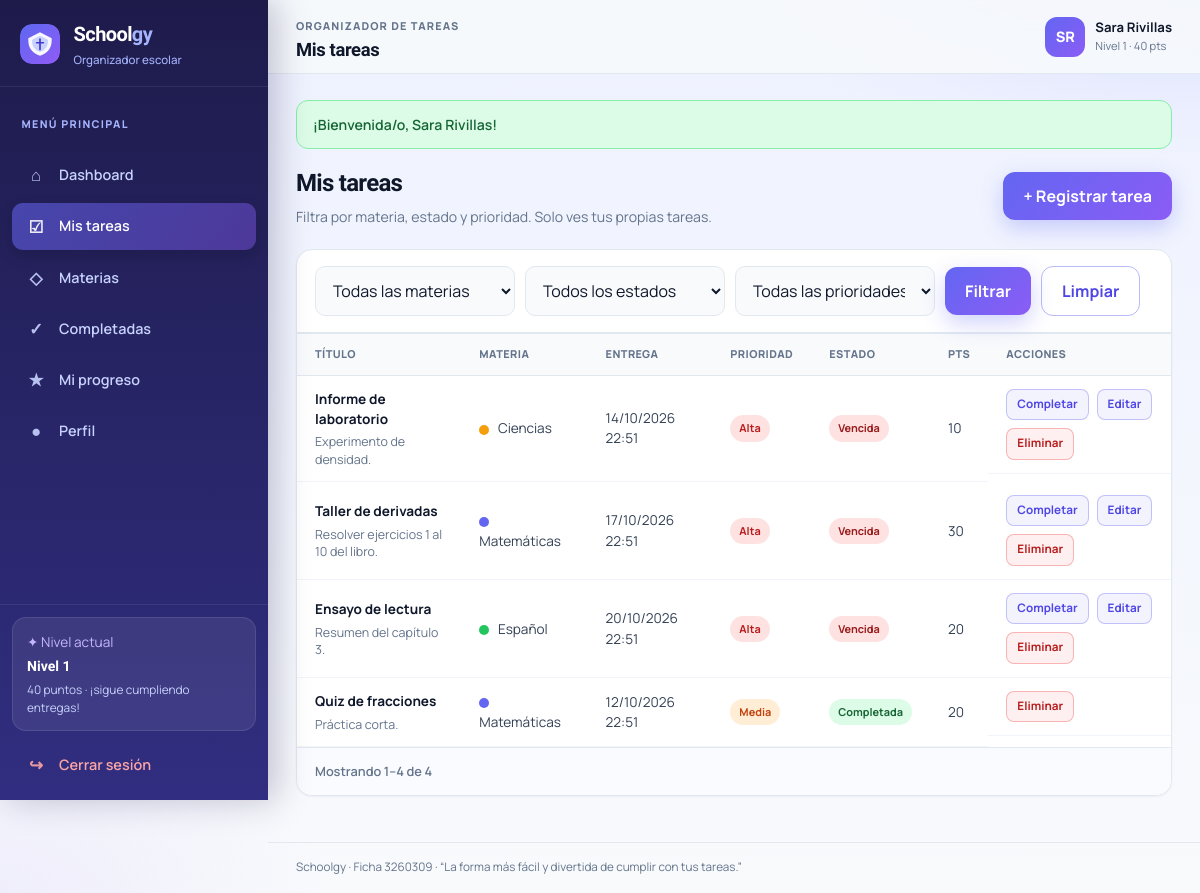
Page /tareas.php (signed in) on the earlier database version.
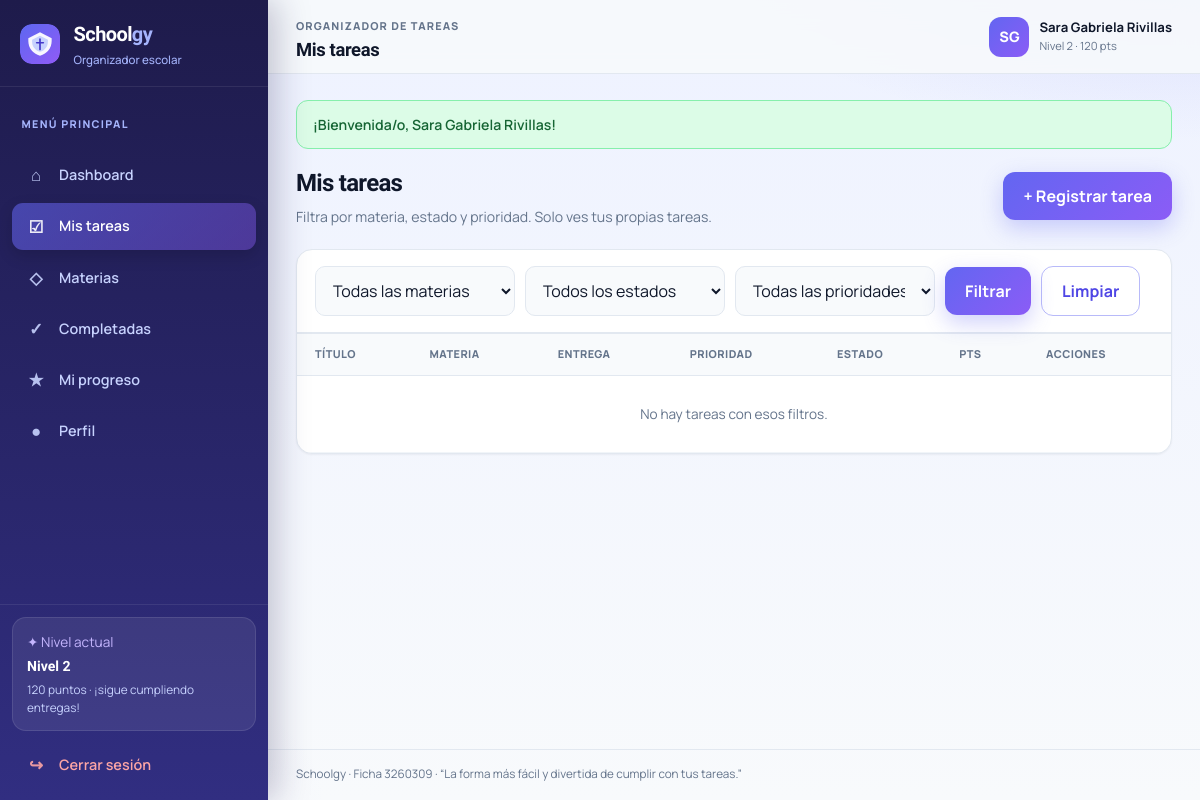
Same page on the later database version.
### tables this page shows
CREATE TABLE tarea (
  id_tarea       INT UNSIGNED AUTO_INCREMENT PRIMARY KEY,
  titulo         VARCHAR(150) NOT NULL,
  descripcion    TEXT NULL,
  fecha_entrega  DATETIME NOT NULL,
  fecha_aviso    DATETIME NULL,
  prioridad      ENUM('alta','media','baja') NOT NULL DEFAULT 'media',
  estado         ENUM('pendiente','completada') NOT NULL DEFAULT 'pendiente',
  puntos         INT NOT NULL DEFAULT 10,
  id_usuario     INT UNSIGNED NOT NULL,
  id_materia     INT UNSIGNED NOT NULL,
  completada_en  DATETIME NULL,
  CONSTRAINT fk_tarea_usuario
    FOREIGN KEY (id_usuario) REFERENCES usuario (id_usuario)
    ON UPDATE CASCADE
    ON DELETE RESTRICT,
  CONSTRAINT fk_tarea_materia
    FOREIGN KEY (id_materia) REFERENCES materia (id_materia)
    ON UPDATE CASCADE
    ON DELETE RESTRICT
);

CREATE TABLE materia (
  id_materia INT UNSIGNED AUTO_INCREMENT PRIMARY KEY,
  id_usuario INT UNSIGNED NOT NULL,
  nombre     VARCHAR(80) NOT NULL,
  color      VARCHAR(20) NOT NULL DEFAULT '#6366f1',
  CONSTRAINT fk_materia_usuario
    FOREIGN KEY (id_usuario) REFERENCES usuario (id_usuario)
    ON UPDATE CASCADE
    ON DELETE RESTRICT
);

### tareas.php (the view, shortened to what the changed rows need)
<?php
require_once __DIR__ . '/includes/conexion.php';
require_once __DIR__ . '/includes/funciones.php';
$id = (int) $_SESSION['id_usuario'];
$filtroMateria   = (int) ($_GET['materia'] ?? 0);
$filtroEstado    = $_GET['estado'] ?? '';
$filtroPrioridad = $_GET['prioridad'] ?? '';
$conservarFiltros = array_filter([
    'materia'   => $filtroMateria > 0 ? $filtroMateria : null,
    'estado'    => in_array($filtroEstado, ['pendiente', 'completada'], true) ? $filtroEstado : null,
    'prioridad' => in_array($filtroPrioridad, ['alta', 'media', 'baja'], true) ? $filtroPrioridad : null,
], static fn ($v) => $v !== null && $v !== '');
$where = ' WHERE t.id_usuario = ?';
$types = 'i';
$params = [$id];
$countSql = "SELECT COUNT(*) AS total
             FROM tarea t
             INNER JOIN materia m ON m.id_materia = t.id_materia
             $where";
$countStmt = $mysqli->prepare($countSql);
$countStmt->bind_param($types, ...$params);
$countStmt->execute();
$totalTareas = (int) $countStmt->get_result()->fetch_assoc()['total'];
$pag = calcularPaginacion($totalTareas, 8);
$sql = "SELECT t.*, m.nombre AS materia, m.color
        FROM tarea t
        INNER JOIN materia m ON m.id_materia = t.id_materia
        $where
        ORDER BY FIELD(t.estado, 'pendiente', 'completada'), t.fecha_entrega ASC
        LIMIT ? OFFSET ?";
$typesList = $types . 'ii';
$paramsList = [...$params, $pag['por_pagina'], $pag['offset']];
$stmt = $mysqli->prepare($sql);
$stmt->bind_param($typesList, ...$paramsList);
$stmt->execute();
$tareas = $stmt->get_result()->fetch_all(MYSQLI_ASSOC);
$qsFiltros = $conservarFiltros ? ('&' . http_build_query($conservarFiltros)) : '';
$tituloPagina = 'Mis tareas';
require __DIR__ . '/includes/layout_inicio.php';
?>
<div class="page-heading">
  <div>
    <h1>Mis tareas</h1>
  </div>
  <a class="btn btn-primary" href="tarea_form.php">+ Registrar tarea</a>
</div>
<section class="section-card">
  <form class="toolbar" method="get">
  </form>
  <div class="table-wrap table-desktop">
    <table>
      <thead>
        <tr>
          <th>Título</th>
          <th>Materia</th>
          <th>Entrega</th>
          <th>Prioridad</th>
          <th>Estado</th>
          <th>Pts</th>
          <th>Acciones</th>
        </tr>
      </thead>
      <tbody>
        <?php if (!$tareas): ?>
          <tr><td colspan="7" class="empty">No hay tareas con esos filtros.</td></tr>
        <?php else: ?>
          <?php foreach ($tareas as $t): ?>
            <tr>
              <td>
                <div class="task-title"><?= e($t['titulo']) ?></div>
                <?php if ($t['descripcion']): ?>
                  <small class="task-desc"><?= e(mb_strimwidth($t['descripcion'], 0, 60, '…')) ?></small>
                <?php endif; ?>
              </td>
              <td>
                <span class="materia-dot" style="background:<?= e($t['color']) ?>"></span>
                <?= e($t['materia']) ?>
              </td>
              <td><?= e(formatearFecha($t['fecha_entrega'])) ?></td>
              <td><?= badgePrioridad(prioridadEfectiva($t)) ?></td>
              <td><?= badgeEstado($t) ?></td>
              <td><?= (int) $t['puntos'] ?></td>
              <td class="acciones-cell">
                <?php if ($t['estado'] === 'pendiente'): ?>
                  <a class="small-action" href="tareas.php?completar=<?= (int) $t['id_tarea'] ?><?= e($qsFiltros) ?>">Completar</a>
                  <a class="small-action" href="tarea_form.php?id=<?= (int) $t['id_tarea'] ?>">Editar</a>
                <?php endif; ?>
                <a class="small-action danger-action"
                   href="tareas.php?eliminar=<?= (int) $t['id_tarea'] ?><?= e($qsFiltros) ?>"
                   onclick="return confirm('¿Eliminar esta tarea?');">Eliminar</a>
              </td>
            </tr>
          <?php endforeach; ?>
        <?php endif; ?>
      </tbody>
    </table>
  </div>
  <?= renderPaginacion($pag, $conservarFiltros) ?>
</section>
<?php require __DIR__ . '/includes/layout_fin.php'; ?>

### includes/layout_inicio.php (shortened to what the changed rows need)
<?php
$usuarioNombre = $_SESSION['nombre'] ?? 'Estudiante';
$puntosSesion  = (int) ($_SESSION['puntos_totales'] ?? 0);
$nivelSesion   = calcularNivel($puntosSesion);
$partesNombre  = preg_split('/\s+/', trim($usuarioNombre)) ?: ['E'];
$inicial       = mb_strtoupper(mb_substr($partesNombre[0], 0, 1));
if (isset($partesNombre[1]) && $partesNombre[1] !== '') {
    $inicial .= mb_strtoupper(mb_substr($partesNombre[1], 0, 1));
}
$flash         = obtenerMensaje();
?>
<!DOCTYPE html>
<html lang="es">
<head>
  <link rel="stylesheet" href="css/app.css">
</head>
<body>
<div class="app-shell">
  <aside class="sidebar" id="sidebar">
    <div class="sidebar-bottom">
      <div class="sidebar-tip">
        <span>✦ Nivel actual</span>
        <strong>Nivel <?= (int) $nivelSesion ?></strong>
        <small><?= (int) $puntosSesion ?> puntos · ¡sigue cumpliendo entregas!</small>
      </div>
    </div>
  </aside>
  <main class="main-area">
    <header class="topbar">
      <div class="topbar-left">
        <div>
          <h2><?= e($tituloPagina) ?></h2>
        </div>
      </div>
      <div class="user-chip">
        <div class="avatar"><?= e($inicial) ?></div>
        <div>
          <strong><?= e($usuarioNombre) ?></strong>
          <small>Nivel <?= (int) $nivelSesion ?> · <?= (int) $puntosSesion ?> pts</small>
        </div>
      </div>
    </header>
    <div class="content-area">
      <?php if ($flash): ?>
        <div class="flash flash-<?= e($flash['tipo']) ?>"><?= e($flash['texto']) ?></div>
      <?php endif; ?>

### includes/funciones.php (shortened to what the changed rows need)
<?php
function e(string $texto): string
{
    return htmlspecialchars($texto, ENT_QUOTES, 'UTF-8');
}
function obtenerMensaje(): ?array
{
    $msg = $_SESSION['flash'];
    return $msg;
}
function formatearFecha(?string $fecha): string
{
    $dt = DateTime::createFromFormat('Y-m-d H:i:s', $fecha)
        ?: DateTime::createFromFormat('Y-m-d', $fecha)
        ?: DateTime::createFromFormat('Y-m-d\TH:i', $fecha);
    return $dt ? $dt->format('d/m/Y H:i') : $fecha;
}
function calcularNivel(int $puntos): int
{
    return max(1, (int) floor($puntos / 100) + 1);
}
function prioridadEfectiva(array $tarea): string
{
    if (($tarea['estado'] ?? '') === 'pendiente') {
        $entrega = strtotime($tarea['fecha_entrega'] ?? '');
        if ($entrega !== false && $entrega < time()) {
            return 'alta';
        }
    }
    return $tarea['prioridad'] ?? 'media';
}
function estaVencida(array $tarea): bool
{
    $entrega = strtotime($tarea['fecha_entrega'] ?? '');
    return $entrega !== false && $entrega < time();
}
function badgePrioridad(string $prioridad): string
{
    $mapa = [
        'alta'  => ['alta', 'badge-alta'],
        'media' => ['media', 'badge-media'],
        'baja'  => ['baja', 'badge-baja'],
    ];
    [$texto, $clase] = $mapa[$prioridad] ?? ['media', 'badge-media'];
    return '<span class="badge ' . $clase . '">' . e($texto) . '</span>';
}
function badgeEstado(array $tarea): string
{
    if (($tarea['estado'] ?? '') === 'completada') {
        return '<span class="badge badge-ok">completada</span>';
    }
    if (estaVencida($tarea)) {
        return '<span class="badge badge-vencida">vencida</span>';
    }
    return '<span class="badge badge-pendiente">pendiente</span>';
}
function calcularPaginacion(int $total, int $porPagina = 8, string $param = 'pagina'): array
{
    $porPagina = max(1, $porPagina);
    $totalPaginas = max(1, (int) ceil($total / $porPagina));
    $pagina = max(1, (int) ($_GET[$param] ?? 1));
    $offset = ($pagina - 1) * $porPagina;
    $desde = $total === 0 ? 0 : $offset + 1;
    $hasta = min($offset + $porPagina, $total);
    return [
        'pagina'        => $pagina,
        'por_pagina'    => $porPagina,
        'total'         => $total,
        'total_paginas' => $totalPaginas,
        'offset'        => $offset,
        'desde'         => $desde,
        'hasta'         => $hasta,
    ];
}
function renderPaginacion(array $pag, array $conservar = [], string $param = 'pagina'): string
{
    if ($pag['total'] === 0) {
        return '';
    }
    $info = '<div class="paginacion-info">Mostrando '
        . (int) $pag['desde'] . '–' . (int) $pag['hasta']
        . ' de ' . (int) $pag['total'] . '</div>';
    if ($pag['total_paginas'] <= 1) {
        return '<nav class="paginacion" aria-label="Paginación">' . $info . '</nav>';
    }
    $links = '';
    return '<nav class="paginacion" aria-label="Paginación">'
        . $info
        . '<div class="paginacion-links">' . $links . '</div>'
        . '</nav>';
}

Differences in the rows shown:
no longer on this page (row edited): tarea: titulo "Informe de laboratorio", descripcion "Experimento de densidad.", id_materia.nombre "Ciencias", fecha_entrega "14/10/2026 22:51", shows "Vencida", puntos "10"
no longer on this page (row edited): tarea: titulo "Taller de derivadas", descripcion "Resolver ejercicios 1 al 10 del libro.", id_materia.nombre "Matemáticas", fecha_entrega "17/10/2026 22:51", shows "Vencida", puntos "30"
no longer on this page (row edited): tarea: titulo "Ensayo de lectura", descripcion "Resumen del capítulo 3.", id_materia.nombre "Español", fecha_entrega "20/10/2026 22:51", shows "Vencida", puntos "20"
no longer on this page (row edited): tarea: titulo "Quiz de fracciones", descripcion "Práctica corta.", id_materia.nombre "Matemáticas", fecha_entrega "12/10/2026 22:51", prioridad "Media", estado "Completada", puntos "20", id_tarea "4"
Other differences:
$nivelSesion: "1" → "2"
$puntosSesion: "40" → "120"
$inicial: "SR" → "SG"
$usuarioNombre: "Sara Rivillas" → "Sara Gabriela Rivillas"
$flash['texto']: "¡Bienvenida/o, Sara Rivillas!" → "¡Bienvenida/o, Sara Gabriela Rivillas!"
$pag['desde']: "1" → (not shown)
text no longer shown: "Mostrando – de"
text now shown: "No hay tareas con esos filtros."
